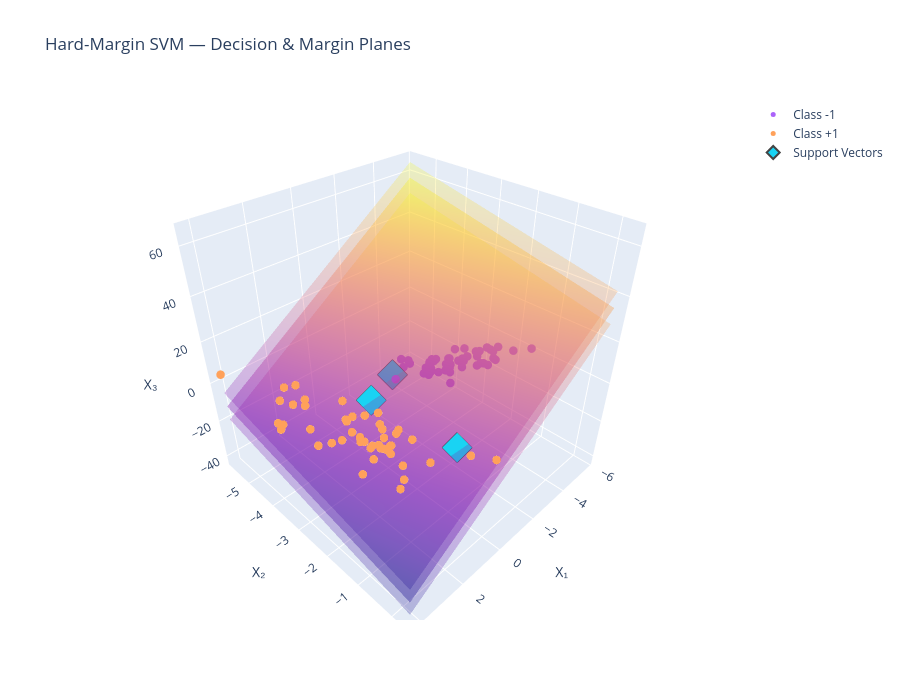

The notebook cell this image was saved under:
### Code cell
import plotly.graph_objects as go
import numpy as np


w = scratch_svm.w
b = scratch_svm.b



x_range = np.linspace(X[:, 0].min(), X[:, 0].max(), 30)
y_range = np.linspace(X[:, 1].min(), X[:, 1].max(), 30)

xx, yy = np.meshgrid(x_range, y_range)


def plane_z(offset):

    return (
        offset
        - b
        - w[0] * xx
        - w[1] * yy
    ) / w[2]


z_decision = plane_z(0)
z_positive = plane_z(1)
z_negative = plane_z(-1)



fig = go.Figure()




fig.add_trace(
    go.Surface(
        x=xx,
        y=yy,
        z=z_decision,
        opacity=0.35,
        showscale=False,
        name="Decision Plane"
    )
)





fig.add_trace(
    go.Surface(
        x=xx,
        y=yy,
        z=z_positive,
        opacity=0.25,
        showscale=False,
        name="Positive Margin"
    )
)




fig.add_trace(
    go.Surface(
        x=xx,
        y=yy,
        z=z_negative,
        opacity=0.25,
        showscale=False,
        name="Negative Margin"
    )
)



mask_neg = y == -1

fig.add_trace(
    go.Scatter3d(
        x=X[mask_neg, 0],
        y=X[mask_neg, 1],
        z=X[mask_neg, 2],
        mode="markers",
        name="Class -1",
        marker=dict(
            size=5
        )
    )
)


mask_pos = y == 1

fig.add_trace(
    go.Scatter3d(
        x=X[mask_pos, 0],
        y=X[mask_pos, 1],
        z=X[mask_pos, 2],
        mode="markers",
        name="Class +1",
        marker=dict(
            size=5
        )
    )
)


sv = scratch_svm.support_indices_

fig.add_trace(
    go.Scatter3d(
        x=X[sv, 0],
        y=X[sv, 1],
        z=X[sv, 2],
        mode="markers",
        name="Support Vectors",
        marker=dict(
            size=10,
            symbol="diamond",
            line=dict(width=2)
        )
    )
)


fig.update_layout(
    title="Hard-Margin SVM — Decision & Margin Planes",
    scene=dict(
        xaxis_title="X₁",
        yaxis_title="X₂",
        zaxis_title="X₃"
    ),
    width=900,
    height=700
)

fig.show()

### Figure 1 — Plotly figure (JSON) as saved in the notebook; plotly's stock layout.template omitted (floating-point values rounded to 4 significant figures; data arrays with more than 128 entries replaced by an {"elided": "..."} marker saying what was removed)
{"data": [{"name": "Decision Plane", "opacity": 0.35, "showscale": false, "type": "surface", "x": {"elided": "30x30 float values"}, "y": {"elided": "30x30 float values"}, "z": {"elided": "30x30 float values"}}, {"name": "Positive Margin", "opacity": 0.25, "showscale": false, "type": "surface", "x": {"elided": "30x30 float values"}, "y": {"elided": "30x30 float values"}, "z": {"elided": "30x30 float values"}}, {"name": "Negative Margin", "opacity": 0.25, "showscale": false, "type": "surface", "x": {"elided": "30x30 float values"}, "y": {"elided": "30x30 float values"}, "z": {"elided": "30x30 float values"}}, {"marker": {"size": 5}, "mode": "markers", "name": "Class -1", "type": "scatter3d", "x": [-2.37, -3.653, -3.612, -3.061, -3.682, -4.326, -3.361, -1.824, -1.778, -2.645, -4.745, -2.666, -3.363, -4.151, -1.979, -1.423, -0.3685, -1.618, -4.129, -2.121, -1.433, -5.016, -0.3962, -2.758, -3.481, -2.251, -3.087, -2.409, -3.621, -5.734, -1.764, -2.863, -2.087, -1.217, -1.321, -3.039, -3.237, -1.005, -1.727, -1.916, -4.315, -2.218, -1.644, -2.272, -4.367, -3.971, -2.173, -1.449, -2.514, -3.789], "y": [-2.377, -1.872, -1.981, -2.376, -2.217, -2.24, -2.361, -2.056, -2.699, -2.543, -2.1, -2.585, -2.055, -1.945, -2.8, -3.159, -2.922, -2.562, -1.874, -2.805, -2.51, -1.763, -3.051, -2.206, -2.008, -2.75, -2.366, -2.514, -2.589, -1.537, -2.667, -2.376, -2.723, -3.267, -3.048, -2.305, -2.688, -3.064, -2.609, -2.478, -2.133, -2.285, -2.721, -2.352, -2.07, -2.294, -2.399, -2.669, -2.433, -2.315], "z": [1.942, 0.8527, 0.9821, 1.807, 2.101, 3.037, 2.478, 0.2549, 2.231, 3.667, 2.423, 3.126, 0.5717, 0.9942, 3.015, 3.74, 2.297, 2.171, 0.9421, 3.701, 2.364, 1.956, 3.252, 1.669, 1.488, 3.582, 2.769, 2.32, 3.238, 1.222, 2.401, 2.831, 3.718, 4.51, 3.715, 2.339, 4.011, 3.424, 3.151, 1.27, 2.999, 1.342, 2.748, 1.383, 2.328, 2.574, 1.483, 1.484, 2.266, 3.201]}, {"marker": {"size": 5}, "mode": "markers", "name": "Class +1", "type": "scatter3d", "x": [2.627, 3.248, 0.3481, 2.535, 1.545, 2.434, 4.071, 2.419, 1.256, 2.651, 3.01, 1.956, 2.491, 3.546, 2.706, 2.4, 3.417, 1.789, 0.6394, 3.132, 2.434, 3.603, 1.973, 2.172, 3.819, 4.202, 2.768, 2.439, 2.683, 2.838, 1.51, 1.791, 4.118, 2.949, 1.736, 2.929, 1.89, 2.265, 2.744, 2.163, 4.212, 0.7506, 2.889, 2.451, 3.489, 2.098, 1.462, 2.365, 3.254, 2.506], "y": [-4.204, -3.799, 0.3078, -1.769, -1.243, -2.626, -3.47, -1.311, -2.659, -2.058, -3.564, -3.096, -1.557, -1.37, -1.703, -1.431, -2.385, -0.6031, -0.5401, -2.271, -1.533, -2.923, -2.366, -1.484, -2.509, -5.709, -1.961, -2.647, -2.277, -3.707, -1.66, -2.032, -3.612, -4.367, -1.583, -1.469, -1.893, -2.55, -1.86, -1.463, -3.437, -0.1268, -0.6525, -1.634, -4.066, -1.711, -2.302, -1.483, -0.5198, -0.9185], "z": [4.352, 2.668, 2.646, 0.3061, 2.436, 1.723, 1.739, 1.089, 4.228, 1.891, 3.098, 3.639, 1.37, -0.9216, 1.183, 1.318, 0.6886, 0.9153, 0.5062, 1.379, 1.057, 2.434, 4.341, 1.058, 0.8015, 4.364, 1.6, 2.404, 2.044, 3.516, 2.119, 2.556, 1.168, 3.557, 2.729, 0.2985, 2.369, 3.739, 2.719, 1.349, 0.6737, 2.307, 0.6958, 1.623, 3.34, 1.676, 3.011, 0.9024, 0.9696, 0.9424]}, {"marker": {"line": {"width": 2}, "size": 10, "symbol": "diamond"}, "mode": "markers", "name": "Support Vectors", "type": "scatter3d", "x": [1.256, 0.6394, -0.3962], "y": [-2.659, -0.5401, -3.051], "z": [4.228, 0.5062, 3.252]}], "layout": {"height": 700, "scene": {"xaxis": {"title": {"text": "X₁"}}, "yaxis": {"title": {"text": "X₂"}}, "zaxis": {"title": {"text": "X₃"}}}, "title": {"text": "Hard-Margin SVM — Decision & Margin Planes"}, "width": 900}}
